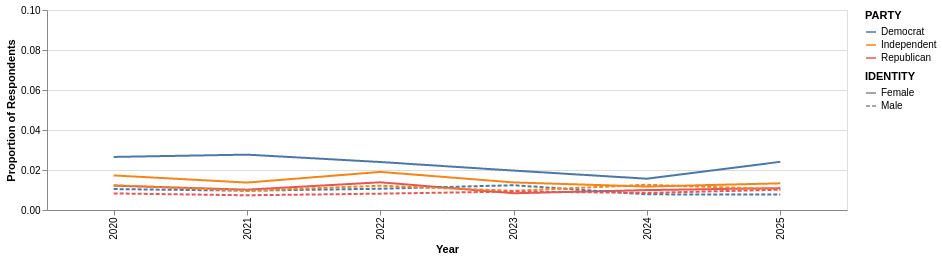

The notebook cell saved with this chart:
### Code cell
chart

### Figure 1 — Vega-Lite specification as saved in the notebook (floating-point values rounded to 4 significant figures; data arrays with more than 128 entries replaced by an {"elided": "..."} marker saying what was removed)
{"config": {"view": {"continuousWidth": 400, "continuousHeight": 300}}, "data": {"name": "data-0b837f5784ba8e7f91cf391a121d41da"}, "mark": "line", "encoding": {"color": {"field": "PARTY", "type": "nominal"}, "strokeDash": {"field": "IDENTITY", "type": "nominal"}, "tooltip": [{"field": "YEAR", "type": "quantitative"}, {"field": "PARTY", "type": "nominal"}, {"field": "IDENTITY", "type": "nominal"}, {"field": "prop_year", "type": "quantitative"}], "x": {"field": "YEAR", "title": "Year", "type": "ordinal"}, "y": {"field": "prop_year", "scale": {"domain": [0, 0.1]}, "title": "Proportion of Respondents", "type": "quantitative"}}, "height": 200, "selection": {"selector005": {"type": "single", "fields": ["AGECAT"], "bind": {"input": "select", "options": ["18-29", "30-49", "50-64", "65+"], "name": "Age Category:"}, "init": {"AGECAT": "18-29"}}}, "transform": [{"filter": {"selection": "selector005"}}], "width": 800, "$schema": "https://vega.github.io/schema/vega-lite/v4.17.0.json", "datasets": {"data-0b837f5784ba8e7f91cf391a121d41da": {"elided": "144 records"}}}
